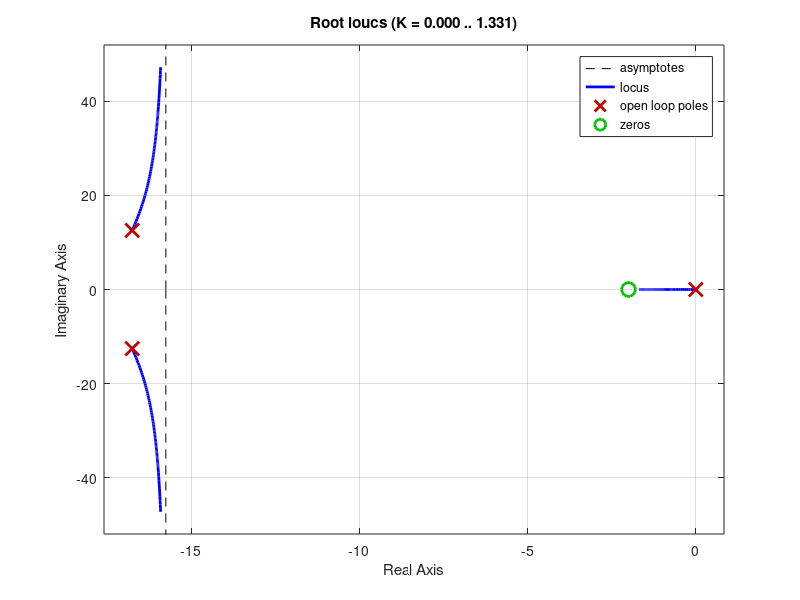

Reproduce this figure in MATLAB. (Note: this script raises an error after producing the figure.)
clc 
clear all
close all

% Aggiunge il FF al med_paper1


%% DEFINIZIONE TEMPO DI SIMULAZIONE

% Definizione di un predefinito numero di campioni spalmati sull'intervallo
% di tempo
numeroCampioni=20000;

% Definizione del tempo finale di simulazione
tempoFinale=2;

% Definizione del delta t
delta_t=tempoFinale/numeroCampioni;

numeroCampioni=numeroCampioni+1;

% Definizione del vettore dei tempi
t=[0:delta_t:tempoFinale];

%% INPUT DATI
% Input da questo file.
code=0;

if(code==1)
    %inserire il numero di salti:
    numControllori=input('Inserire il numero desiderato di Controllori: ');
    numSalti=numControllori-1;
    
    %inserire il riferimento (quello a regime permanente):
    numRifStatico=input('Inserire il numeratore del riferimento statico: ');
    denRifStatico=input('Inserire il denominatore del riferimento statico: ');
    rifStaticoTempo=input('Inserire l espressione del riferimento statico nel tempo: ');
    
    %inserire il riferimento dinamico:
    numRifDinamico=input('Inserire il numeratore del riferimento dinamico: ');
    denRifDinamico=input('Inserire il denominatore del riferimento dinamico: ');
    rifDinamicoTempo=input('Inserire l espressione del riferimento dinamico nel tempo: ');

    
    %inserire il processo:
    numProcesso=input('Inserire il numeratore del processo: ');
    
    %inserire condizioni iniziali del processo:
    condInizialiProcesso=input('Inserire le condizioni iniziali del processo: ');
    
    for i=1:numControllori
        stringaControllerNum=strcat('Inserire il numeratore del controllore ',num2str(i),': ');
        controllerNum=input(stringaControllerNum);
        stringaControllerDen=strcat('Inserire il denominatore del controllore ',num2str(i),': ');
        controllerDen=input(stringaControllerDen);
        sistema(i).fdtControllore=tf(controllerNum, controllerDen);
    end
    
    guadagnoErrore=input('Inserire guadagno relativo all errore: ');
    guadagnoDerivataErrore=input('Inserire guadagno relativo alla derivata dell errore');
    
else
    numSalti=1;
    numControllori=numSalti+1;

    esponente=500;
    
     numRifDinamico=esponente;
     denRifDinamico=[1 esponente 0];
%     numRifDinamico=1;
%     denRifDinamico=[1 0];
    rifDinamicoTempo=1-exp(-esponente*t);
    
    wn=2*pi/0.3;
    delta=0.8;
    % P=k/(s^2+as+b)
    k=36*(wn^2);

    a=2*delta*wn;
    b=wn^2;
    
    numProcesso=[k];
    denProcesso=[1 a b];
    
    CI_Processo=[0; 0];
    CI_Controllore=0;
    CI_cc=[CI_Controllore; CI_Processo];
    
    Kp=0.1;
    Ki=[0.2 3];
   % Ki=[0.2 3 0.2];

    sistema(1).fdtControllore=tf([Kp Ki(1)], [1 0]);
    sistema(2).fdtControllore=tf([Kp Ki(2)], [1 0]);
   % sistema(3).fdtControllore=tf([Kp Ki(3)], [1 0]);
   
   % segnale di feedforward
   den_w=[1 100];
   num_w=[1];
 
    % guadagno associato all'errore nel funzionale di costo
    p1=10;
    % guadagno associato alla derivata dell'errore nel funzionale di costo
    p2=1e-2;
end

%% COSTRUZIONE FUNZIONI DI TRASFERIMENTO

%fdt del riferimento dinamico
fdtRifDinamico=tf(numRifDinamico, denRifDinamico)

%fdt del processo
fdtProcesso=tf(numProcesso, denProcesso)

%fdt del FF
fdtFF=tf(num_w, den_w);


%fdt dei sistemi a ciclo chiuso 
for i=1:numControllori
    %il sistema a ciclo chiuso
    sistema(i).fdtCicloChiuso=feedback(sistema(i).fdtControllore*fdtProcesso,1)
    sistema(i).fdtCicloChiusoFF=feedback(fdtProcesso,sistema(i).fdtControllore)
end
figure(3)
rlocus(sistema(1).fdtControllore*fdtProcesso)
%% COSTRUZIONE MATRICI DI STATO
% phi = rd - rs
% COSTRUZIONE A_phi
   
% Passare al sistema in forma minima per semplificare la funzione di
% trasferimento
sistema_rd=ss(fdtRifDinamico,'minimal');
   
% Ottenere numeratore e denominatore della fdt
[num_rd,den_rd]=tfdata(tf(sistema_rd),'v');


% Passare al sistema in forma minima per semplificare la funzione di
% trasferimento
sistema_w=ss(fdtFF,'minimal');
   
% Ottenere numeratore e denominatore della fdt
[num_w,den_w]=tfdata(tf(sistema_w),'v');
    
% Calcolo del numero di stati
numStati_r=length(den_rd)-1;

A_rd=zeros(numStati_r, numStati_r);

% Calcolo della matrice A del sistema
if(numStati_r>1)
    A_rd(1:numStati_r-1,2:numStati_r)=eye(numStati_r-1);
    A_rd(1:numStati_r-1,1)=zeros(numStati_r-1,1);
    A_rd(numStati_r,:)=-den_rd(numStati_r+1:-1:2);
else
    if (numStati_r==1)
        A_rd=-den_rd(2);
    end
end

%Calcolo del numero di stati
numStati_w=length(den_w)-1;

A_w=zeros(numStati_w, numStati_w);

% Calcolo della matrice A del sistema
if(numStati_w>1)
    A_w(1:numStati_w-1,2:numStati_w)=eye(numStati_w-1);
    A_w(1:numStati_w-1,1)=zeros(numStati_w-1,1);
    A_w(numStati_w,:)=-den_w(numStati_w+1:-1:2);
else
    if (numStati_w==1)
        A_w=-den_w(2);
    end
end
 

% Costruzione del sistema processo
[num_p,den_p]=tfdata(fdtProcesso,'v');
numStati_p=length(den_p)-1;
if(numStati_p>1)
    % 1) Riempire le prime n-1 righe dalla seconda colonna in poi con I shiftato a destra di 1.
    A_p(1:numStati_p-1,2:numStati_p)=eye(numStati_p-1);
    % 2) Riempire la prima colonna fino a n-1 righe di zeri.
    A_p(1:numStati_p-1,1)=zeros(numStati_p-1,1);
    % 3) Riempire l'ultima riga con i coefficienti del denominatore
    % cambiati di segno.
    A_p(numStati_p,:)=-den_p(numStati_p+1:-1:2);
else
    % In questo caso A è scalare.
    A_p=-den_p(2);
end

% Costruire B in forma canonica di controllore:
% 1) Riempire le prime n-1 righe di zeri.
B_p=zeros(numStati_p,1);
% 2) Settare a 1 l'ultima riga.
B_p(numStati_p,1)=1;

D_p=num_p(1);

% Costruire C in forma canonica di controllore:
C_p=zeros(1,numStati_p);
% 1) Riempire la prima riga di C con i coefficienti del numeratore dal
% grado + basso al + alto.
C_p(1:numStati_p)=num_p(numStati_p+ 1:-1:2)-D_p*den_p(numStati_p+ 1:-1:2);

% Normalizzo la matrice C mettendo i suoi coefficienti nella dinamica
mul=eye(numStati_p);
for j=1:numStati_p
    if(C_p(j)~=0)
        mul(j,j)=C_p(j);
        C_p(j)=1;
    end
end
A_p=mul*A_p*(mul^-1);
B_p=mul*B_p;

Ifull=eye(numStati_r);
Ir=Ifull(1,:);

Ifull=eye(numStati_w);
Iw=Ifull(1,:);

B_w=B_p;
D_w=D_p;
for i=1:numControllori
     
    % Ricava numeratore e denominatore della fdt a ciclo chiuso. 
    % I vettori sono di uguale lunghezza e vanno dal grado maggiore a
    % quello minore.
    [num_cc, den_cc]=tfdata(sistema(i).fdtCicloChiuso,'v')
    
    % Ricava il numero di stati a ciclo chiuso uguale al grado del
    % denominatore della fdt.
    numStati_cc=length(den_cc)-1;
    
    % Costruire Acc considerando come stato [xc xp]
    % Costruzione del sistema controllore 
    [num_c,den_c]=tfdata(sistema(i).fdtControllore,'v');

    numStati_c=length(den_c)-1;
    A_c=zeros(numStati_c, numStati_c);
    if(numStati_c>1)
        % 1) Riempire le prime n-1 righe dalla seconda colonna in poi con I shiftato a destra di 1.
        A_c(1:numStati_c-1,2:numStati_c)=eye(numStati_c-1);
        % 2) Riempire la prima colonna fino a n-1 righe di zeri.
        A_c(1:numStati_c-1,1)=zeros(numStati_c-1,1);
        % 3) Riempire l'ultima riga con i coefficienti del denominatore
        % cambiati di segno.
        A_c(numStati_c,:)=-den_c(numStati_c+1:-1:2);
    else
        % In questo caso A è scalare.
        A_c=-den_c(2);
    end

    
    % Costruire B in forma canonica di controllore:
    % 1) Riempire le prime n-1 righe di zeri.
    B_c=zeros(numStati_c,1);
    % 2) Settare a 1 l'ultima riga.
    B_c(numStati_c,1)=1;
    
    % Costruire C in forma canonica di controllore:
    C_c=zeros(1,numStati_c);
    
    
    % Se != 0 D è il coefficiente del termine di grado massimo
    D_c=num_c(1);
    
    % 1) Riempire la prima riga di C con i coefficienti del numeratore dal
    % grado + basso al + alto.
    C_c(1:numStati_c)=num_c(numStati_c+ 1:-1:2)- D_c*den_c(numStati_c+ 1:-1:2);
    
           
    % Normalizzo la matrice C mettendo i suoi coefficienti nella dinamica
    mul=eye(numStati_c);
    for j=1:numStati_c
        if(C_c(j)~=0)
            mul(j,j)=C_c(j);
            C_c(j)=1;
        end
    end
    A_c=mul*A_c*(mul^-1);
    B_c=mul*B_c;
    
    
    sistema(i).A_c=A_c;
    sistema(i).B_c=B_c;
    sistema(i).C_c=C_c;
    sistema(i).D_c=D_c;
    
    L=1+D_p*D_c;
    
   
    
    % Costruzione sistema a ciclo chiuso
    sistema(i).A_cc=[A_c-B_c*(L^-1)*D_p*C_c               -B_c*(L^-1)*C_p; 
                     B_p*C_c-B_p*D_c*(L^-1)*D_p*C_c       A_p-B_p*D_c*(L^-1)*C_p];
    sistema(i).B_cc=[B_c-B_c*(L^-1)*D_p*D_c; 
                     B_p*D_c-B_p*D_c*(L^-1)*D_p*D_c];
                 
    sistema(i).B_cw=[-B_c*(L^-1)*D_p; 
                     -B_p*D_c*(L^-1)*D_p+B_w];
    sistema(i).C_cc=[(L^-1)*D_p*C_c (L^-1)*C_p];
    sistema(i).D_cc=(L^-1)*D_p*D_c;
    sistema(i).D_cw=D_w;
    
    disp(eig(sistema(i).A_cc));
    
    sistema(i).A_a=[sistema(i).A_cc,               sistema(i).B_cc*Ir,        sistema(i).B_cw*Iw;
        zeros(numStati_r,numStati_cc),                   A_rd,                zeros(numStati_r, numStati_w);
        zeros(numStati_w, numStati_cc),      zeros(numStati_w, numStati_r),                A_w];
    
    
    if(i==1)
        % La risposta libera del sistema a ciclo chiuso nel dominio di Laplace
        fdtRispostaLiberaCicloChiuso=tf(ss(sistema(i).A_cc, CI_cc, sistema(i).C_cc, sistema(i).D_cc));
    else
        fdtRispostaLiberaCicloChiuso=0;
    end
    
  
    
    %sistema(i).T_normal=[-sistema(i).O (eye(numStati)-sistema(i).M1)*Nr ];
    % L'errore in evoluzione libera
    sistema(i).fdt_ed=fdtRifDinamico-(sistema(i).fdtCicloChiuso*fdtRifDinamico);
    %-fdtRispostaLiberaCicloChiuso;

    % Passare al sistema in forma minima per semplificare la funzione di
    % trasferimento
    sistema_ed=ss(sistema(i).fdt_ed,'minimal');

    % Ottenere numeratore e denominatore della funzione in Laplace di y-rs
    [num_ed, den_ed]=tfdata(tf(sistema_ed), 'v');
    
    % Calcolare la dimensione della matrice Ai
    numStati_ed=length(den_ed)-1;
    
    % Salvare i dati del primo sistema che serviranno poi per il calcolo
    % delle condizioni iniziali
    if(i==1)
        num_ed_i=num_ed;
        den_ed_i=den_ed;
        numStati_ed_i=numStati_ed;
    end
    
    % Costruzione della matrice Ai del sistema in evoluzione libera
    % ded=Ai*ed con ed=rd-y
    A_ed_temp=zeros(numStati_ed, numStati_ed);
    
    if(numStati_ed>1)
        A_ed_temp(1:numStati_ed-1, 2:numStati_ed)=eye(numStati_ed-1);
        A_ed_temp(1:numStati_ed-1, 1)=zeros(numStati_ed-1,1);
        A_ed_temp(numStati_ed,:)=-den_ed(numStati_ed+1:-1:2);
    else
        A_ed_temp=-den_ed(2);
    end
    
    numStati_v=numStati_ed;
      % calcolo matrice x il successivo cambio di coordinate a [e e' e'' ...]
    sistema(i).M1=zeros(numStati_v, numStati_v);
    sistema(i).M2=zeros(numStati_v, numStati_v);
    sistema(i).O=zeros(numStati_v, numStati_cc);
    
    
    % chain_1 is A^n    
    chain_1=eye(numStati_cc);
    % chain_2 is [A^(n-1)B | A^(n-2)B |...| B]
    chain_2=zeros(numStati_cc,numStati_v);
    chain_3=zeros(numStati_cc,numStati_v);
    for j=1:numStati_v
        sistema(i).O(j,1:numStati_cc)=sistema(i).C_cc*(chain_1);
        sistema(i).M1(j,:)=sistema(i).C_cc*(chain_2);
        sistema(i).M1(j,j)=sistema(i).D_cc;
        
        sistema(i).M2(j,:)=sistema(i).C_cc*(chain_3);
        sistema(i).M2(j,j)=sistema(i).D_cw;
        
        chain_1=sistema(i).A_cc*chain_1;
        chain_2=sistema(i).A_cc*chain_2;
        chain_2(:,j)=sistema(i).B_cc;
        
        chain_3=sistema(i).A_cc*chain_3;
        chain_3(:,j)=sistema(i).B_cw;
    end
    %sistema(i).M=eye(numStati, numStati)-sistema(i).M;
    % Mettere I per lo stato dell' "errore" dinamico ex_rd = rs-rd
    % alla fine facendo [x_r | 0] - M [x_cc | x_r | ex_rd] = [e de ... ex_rd]
    
        Nr=zeros(numStati_v, numStati_r);
    for kk=1:numStati_v
       Nr(kk,:)=Ir*(A_rd^(kk-1));
    end
    
    
    Nw=zeros(numStati_v, numStati_w);
    for kk=1:numStati_v
       Nw(kk,:)=Iw*(A_w^(kk-1));
    end
    
    % Calcolo della matrice T per questo sistema
    sistema(i).T_r=[-sistema(i).O, (eye(numStati_v)-sistema(i).M1)*Nr];
    sistema(i).T=[-sistema(i).O, (eye(numStati_v)-sistema(i).M1)*Nr, -sistema(i).M2*Nw;
                  zeros(numStati_w,numStati_cc), zeros(numStati_w, numStati_r) eye(numStati_w)];
    
    
   % B_a=[sistema(i).B_cw; zeros(numStati_r,1) ];
    B_ed=A_ed_temp*sistema(i).M2*Nw+sistema(i).T_r*[sistema(i).B_cw; zeros(numStati_r, numStati_w)]-sistema(i).M2*Nw*A_w;
    
    sistema(i).A_ed=[A_ed_temp,                        B_ed;
                     zeros(numStati_w,numStati_ed)     A_w];
                 
    numStati_ed=size(sistema(i).A_ed,1);

    numStati=numStati_ed;
       
    % numero stati iniziali
    numStati_i=numStati_ed_i;

    % Definizione del parametro epsilon per pesare gli stati non necessari
    epsilon=0;
    
    % Definizione della matrice Q usata nel funzionale di costo
    %sistema(i).Q=zeros(numStati, numStati);
    sistema(i).Q=eye(numStati, numStati)*epsilon;

    
    % Inserire i guadagni che pesano l'errore dinamico e la sua derivata
    sistema(i).Q(1,1)=p1;
    sistema(i).Q(2,2)=p2;
    
    % Calcolo della matrice P utilizzata nella legge di controllo switch
    sistema(i).P=lyap((sistema(i).A_ed)',sistema(i).Q);
       
    Pv=sistema(i).P(1:numStati_v, 1:numStati_v);
    P2=sistema(i).P(1:numStati_v, numStati_v+1:end);
    P3=sistema(i).P(numStati_v+1:end, numStati_v+1:end);
    
    sistema(i).Tc=sistema(i).T_r(:,1:numStati_c);
    sistema(i).Tp=sistema(i).T_r(:,numStati_c+1:numStati_c+numStati_p);
    sistema(i).Tr=sistema(i).T_r(:,numStati_c+numStati_p+1:numStati_c+numStati_p+numStati_r);
    
    if(i>1)
        Kc_c=sistema(i-1).Tc'*Pv*sistema(i-1).Tc;
        Kp_c=sistema(i-1).Tc'*Pv*sistema(i-1).Tp;
        Kr_c=sistema(i-1).Tc'*Pv*sistema(i-1).Tr;
        Kw_c=sistema(i-1).Tc'*P2;
                
        Kc_w=P2'*sistema(i-1).Tc;
        Kp_w=P2'*sistema(i-1).Tp;
        Kr_w=P2'*sistema(i-1).Tr;
        Kw_w=P3;
        
        
        sistema(i-1).Kcw=[Kc_c, Kw_c;
                           Kc_w,  Kw_w ];
        sistema(i-1).Kp=[Kp_c;
                         Kp_w];
        sistema(i-1).Kr=[Kr_c;
                         Kr_w];
    end
    
%     if(i>1)
%         % Calcolo matrici per cambio di coordinate da xcc a xe
%         sistema(i-1).F=sistema(i-1).O'*sistema(i).P*sistema(i-1).O;
%         sistema(i-1).G=sistema(i-1).O'*sistema(i).P*sistema(i-1).M;
%     end
end



%% CALCOLO DELLE CONDIZIONI INIZIALI DEL SISTEMA

% Per Calcolare le condizioni iniziali del sistema ci avvaliamo di un
% semplice metodo per il quale M.ci=R. L'equazione è:
% [b1 b2 .... b_n] [f(0)      ]    [  a0  ]
% [b2 b3 .... 0  ] [f'(0)     ] =  [  a1  ]
% [...        ...] [...       ]    [ ...  ]
% [b_n   .....0  ] [df_n-1(0) ]    [a_n-1 ]
% con b_i coefficienti del denominatore e a_i coefficienti del numeratore.

% CALCOLO CONDIZIONI INIZIALI RIFERIMENTO DINAMICO

% Calcolo della matrice M
M_ParametriCI_rd=zeros(numStati_r);

% Costruzione del vettore dei termini noti [a0 a1 ... a_n-1]
R_TerminiNotiCI_rd=(num_rd(numStati_r+1:-1:2))';

% Construzione della matrice dei parametri
for i=1:numStati_r
    % i coefficienti del denominatore vanno da numStati a 1
    M_ParametriCI_rd(i,1:numStati_r+1-i)=den_rd(numStati_r+1-i:-1:1)';
end
CI_rd=zeros(numStati_r,1);
% Calcolo delle condizioni iniziali come vettore colonna
CI_rd(1:numStati_r,1)=(M_ParametriCI_rd^-1)*R_TerminiNotiCI_rd
% for kk=numStati_r+1:numStati
%     CI_rd(kk,1)=Nr(kk-1, :)*CI_rd;
% end


% CALCOLO CONDIZIONI INIZIALI DI w (FF)
% Calcolo della matrice M
M_ParametriCI_w=zeros(numStati_w);

% Costruzione del vettore dei termini noti [a0 a1 ... a_n-1]
R_TerminiNotiCI_w=(num_w(numStati_w+1:-1:2))';

% Construzione della matrice dei parametri
for i=1:numStati_w
    % i coefficienti del denominatore vanno da numStati a 1
    M_ParametriCI_w(i,1:numStati_w+1-i)=den_w(numStati_w+1-i:-1:1)';
end
CI_w=zeros(numStati_w,1);
% Calcolo delle condizioni iniziali come vettore colonna
CI_w(1:numStati_w,1)=(M_ParametriCI_w^-1)*R_TerminiNotiCI_w

%CI_w=0;

% CALCOLO CONDIZIONI INIZIALI DEL SISTEMA ed=rd-y

% Calcolo della matrice M
M_ParametriCI_ed=zeros(numStati_ed_i);

% Costruzione del vettore dei termini noti [a0 a1 ... a_n-1]
R_TerminiNotiCI_ed=(num_ed_i(numStati_ed_i+1:-1:2))';

% Construzione della matrice dei parametri
for i=1:numStati_ed_i
    % i coefficienti del denominatore vanno da numStati a 1
    M_ParametriCI_ed(i,1:numStati_ed_i+1-i)=den_ed_i(numStati_ed_i+1-i:-1:1)';
end

% Calcolo delle condizioni iniziali come vettore colonna
CI_ed=[(M_ParametriCI_ed^-1)*R_TerminiNotiCI_ed; CI_w]


%% COSTRUZIONE MATRICI PER OTTIMIZZAZIONE
numStati_a=numStati_cc+numStati_r+numStati_w;
numStati_nc=numStati_p+numStati_r;

Mc2(1:numStati_a, 1:numStati_a)=sistema(1).T'*(sistema(1).P)*sistema(1).T;
for kk=1:numSalti
    Mc1(numStati_a*(kk-1)+1:numStati_a*kk,numStati_a*(kk-1)+1:numStati_a*kk)=sistema(kk).T'*(-sistema(kk).P)*sistema(kk).T; 
    Mc2(numStati_a*(kk)+1:numStati_a*(kk+1),numStati_a*(kk)+1:numStati_a*(kk+1))=sistema(kk+1).T'*(sistema(kk+1).P)*sistema(kk+1).T; 
end


timeMesh = zeros(numSalti, numeroCampioni);
Aav=zeros(numStati_a, numStati_a*numSalti);
Tv=zeros(numStati, numStati_a*numSalti);
Pv=zeros(numStati, numStati*numSalti);
for kk=1:numSalti+1
    Aav(:, numStati_a*(kk-1)+1:kk*numStati_a)=sistema(kk).A_a;
    Tv(:,numStati_a*(kk-1)+1:kk*numStati_a)=sistema(kk).T;
    Pv(:,numStati*(kk-1)+1:kk*numStati)=sistema(kk).P;
    if(kk<=numSalti)
        time=0;
        for kkk=1:numeroCampioni
            timeMesh(kk, kkk)=time;
            time=time+delta_t;
        end
    end
end

cnt=1;
Jnow=Inf;
indexes=zeros(1, numSalti);

CI_a=[CI_cc; CI_rd; CI_w];





%% PLOT RISULTATI
if(numSalti==1)
    Jstore=zeros(1, numeroCampioni);
    [index_opt, Jmin, Jstore, x_reset]=FindJCostminStore_resetFF(cnt, indexes, numSalti, numStati_a, numStati_c,numStati_p,numStati_r, numStati_w, numeroCampioni, timeMesh, Mc1, Mc2, Aav, CI_a, Jnow, indexes, Jstore, CI_a, Tv, Pv, numStati);
    plot(t,Jstore);
    
    Jmin
    t(index_opt(1))
else
    if(numSalti==2)
        Jstore=zeros(1, numeroCampioni^2);
        [index_opt, Jmin, Jstore, x_reset]=FindJCostminStore_resetFF(cnt, indexes, numSalti, numStati_a, numStati_c, numStati_w, numeroCampioni, timeMesh, Mc1, Mc2, Aav, CI_a, Jnow, indexes, Jstore, CI_a);
        Jmatrix=zeros(numeroCampioni, numeroCampioni);
        for i=1:numeroCampioni
            for j=1:numeroCampioni
                Jmatrix(i,j)=Jstore((i-1)*numeroCampioni+j);
            end
        end
        mesh(t,t,Jmatrix);
        
    else
        
        [index_opt, Jmin, x_reset]=FindJCostmin_resetFF(cnt, indexes, numSalti, numStati_a, numStati_c, numStati_w, numeroCampioni, timeMesh, Mc1, Mc2, Aav, CI_a, Jnow, indexes, CI_a)
        
        istante_switch=t(index_opt)
    end
end


CI_a=x_reset(1:numStati_a,1);

CI_cc_new=x_reset(1:numStati_cc,1);
CI_w_new=x_reset(numStati_cc+numStati_r+1:numStati_a,1);


% Condizione iniziale dello stato del riferimento
x_rd=zeros(numStati_r,1);
x_rd=CI_rd;

x_w=zeros(numStati_w,1);
x_w=CI_w_new;

% evoluzione dei sistemi autonomi
d_x_cc_s=zeros(numStati_cc,numControllori);
x_cc_s=zeros(numStati_cc,numControllori);
for nSist=1:numControllori
    x_cc_s(:,nSist)=CI_cc;
end

x_ed=zeros(numStati, 1);
x_ed(:,1)=sistema(1).T*[CI_cc_new; CI_rd; CI_w_new];
x_a=CI_a;


samples=200000;
% Definizione del delta t
dt=tempoFinale/samples;

samples=samples+1;

% Definizione del vettore dei tempi
t1=[0:dt:tempoFinale];

x_cc_normal=CI_cc_new;
x_cc_normal_plot=zeros(1,samples);
x_w_plot=zeros(1,samples);
x_ed_plot=zeros(numStati, samples);
x_cc_system_plot=zeros(numControllori, samples);
x_rd_plot=zeros(numStati_r, samples);
x_a_plot=zeros(1,samples);
index_normal=1;
switch_i=1;

for i=1:samples
    x_cc_normal_plot(i)=sistema(index_normal).C_cc*x_cc_normal+sistema(index_normal).D_cc*x_rd(1,1)+sistema(index_normal).D_cw*x_w(1,1);
    x_rd_plot(:,i)=x_rd;
    x_w_plot(:,i)=x_w(1,1);
    x_a_plot(:,i)=sistema(index_normal).C_cc*x_a(1:numStati_c+numStati_p,1)+[sistema(index_normal).D_cc*Ir, sistema(index_normal).D_cw*Iw]*x_a(numStati_c+numStati_p+1:end,1);
    x_ed_plot(:,i)=x_ed;%sistema(index_normal).T*x_a;

    % Evoluzione dei sistemi 
    % evolutione dello stato senza ottimizzazione con switch al tempo
    % ottimo
    if(switch_i<=numSalti)
        if(t1(i)>=t(index_opt(switch_i)))
            index_normal=index_normal+1;
            x_a_normal=x_reset(numStati_a*(switch_i)+1:numStati_a*(switch_i+1),1);
            x_a=x_a_normal;
            x_cc_normal=x_a_normal(1:numStati_cc,1);
            x_w=x_a_normal(numStati_cc+numStati_r+1:end,1);
            x_ed=sistema(index_normal).T*[x_cc_normal; x_rd; x_w];
            switch_i=switch_i+1;
        end
    end
    d_x_a=sistema(index_normal).A_a*x_a;
    x_a=x_a+d_x_a*dt;
    
    d_x_cc_normal=sistema(index_normal).A_cc*x_cc_normal+sistema(index_normal).B_cc*x_rd(1,1)+sistema(index_normal).B_cw*x_w(1,1);
    x_cc_normal=x_cc_normal+d_x_cc_normal*dt;
    
    for nSist=1:numControllori
        d_x_cc_s(:,nSist)=sistema(nSist).A_cc* x_cc_s(:,nSist)+sistema(nSist).B_cc*x_rd(1,1);
        x_cc_s(:,nSist)=x_cc_s(:,nSist)+d_x_cc_s(:,nSist)*dt;
        x_cc_system_plot(nSist,i)=sistema(nSist).C_cc*x_cc_s(:,nSist)+sistema(nSist).D_cc*x_rd(1,1);
    end
    % Evoluzione di rd
    d_x_rd=A_rd*x_rd;
    x_rd=x_rd+d_x_rd*dt;
    
    d_x_ed=sistema(index_normal).A_ed*x_ed;
    x_ed=x_ed+d_x_ed*dt;
    
    d_x_w=A_w*x_w;
    x_w=x_w+d_x_w*dt;
end

Plot1=figure(2);
%ax(1)=subplot(2,1,1);
plot(t1,x_w_plot,t1,x_cc_normal_plot,t1,x_rd_plot(1,:), t1, x_cc_system_plot(1,:), t1, x_cc_system_plot(2,:), t1, x_ed_plot(1,:));
grid on
h=legend('w','$C_{switch}$', '$\overline{r}$', '$C_1$', '$C_2$', 'ed'); 
set(h,'Interpreter','latex')
plotParam

% 
% ax(2)=subplot(2,1,2);
% plot(t,J_optim,'b',t,J_normal, 'r');
% legend('Funzionale di Costo Reset', 'Funzionale di Costo Normal');   
% grid on
% plotParam   
% 
% linkaxes(ax,'x');
